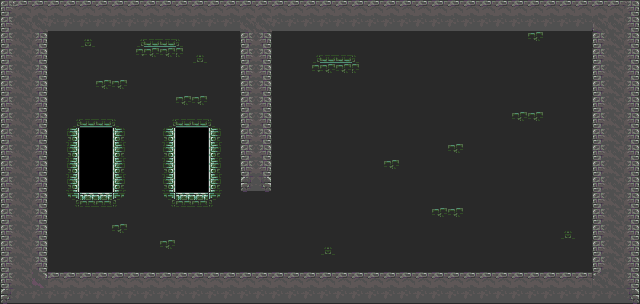

A 2D game scene composited from a Tiled map and its tileset images. What follows is a short description and the map's XML, with each tile layer's data collapsed to a summary:
An orthogonal 40x19 tile map with 16x16 px tiles, 2 tile layers (BackgroundWall, Tile Layer 1), 3 tilesets and 1 object.

<map version="1.0" orientation="orthogonal" renderorder="right-down" width="40" height="19" tilewidth="16" tileheight="16" nextobjectid="485">
 <tileset firstgid="1" name="tiles_castle" tilewidth="16" tileheight="16" tilecount="256">
  <image source="../images/tiles_castle.png" trans="ff00ff" width="256" height="256" />
  <tile id="194">
   <properties>
    <property name="Class" value="Spike" />
   </properties>
  </tile>
  <tile id="196">
   <properties>
    <property name="Class" value="Spike" />
   </properties>
  </tile>
  <tile id="212">
   <properties>
    <property name="Class" value="Spike" />
   </properties>
  </tile>
  <tile id="225">
   <properties>
    <property name="Class" value="Spike" />
   </properties>
  </tile>
  <tile id="226">
   <properties>
    <property name="Class" value="Spike" />
   </properties>
  </tile>
  <tile id="227">
   <properties>
    <property name="Class" value="Spike" />
   </properties>
  </tile>
  <tile id="228">
   <properties>
    <property name="Class" value="Spike" />
   </properties>
  </tile>
 </tileset>
 <tileset firstgid="257" name="gem" tilewidth="16" tileheight="16" tilecount="1">
  <image source="../images/gem.png" width="16" height="16" />
  <tile id="0">
   <properties>
    <property name="Class" value="Gem" />
   </properties>
  </tile>
 </tileset>
 <tileset firstgid="258" name="playersheet" tilewidth="42" tileheight="48" tilecount="16">
  <image source="../images/playersheet.png" width="168" height="192" />
  <tile id="2">
   <properties>
    <property name="Class" value="Player" />
   </properties>
  </tile>
 </tileset>
 <layer name="BackgroundWall" width="40" height="19">
  <properties>
   <property name="collision" value="false" />
   <property name="type" value="0" />
  </properties>
  <data>[760 cells, 744 non-empty, 14 distinct tile ids]</data>
 </layer>
 <layer name="Tile Layer 1" width="40" height="19">
  <properties>
   <property name="collision" value="true" />
  </properties>
  <data>[760 cells, 270 non-empty, 12 distinct tile ids]</data>
 </layer>
 <objectgroup name="Objects" opacity="0.9">
  <object id="484" gid="260" x="76" y="272" width="42" height="48" />
 </objectgroup>
</map>
